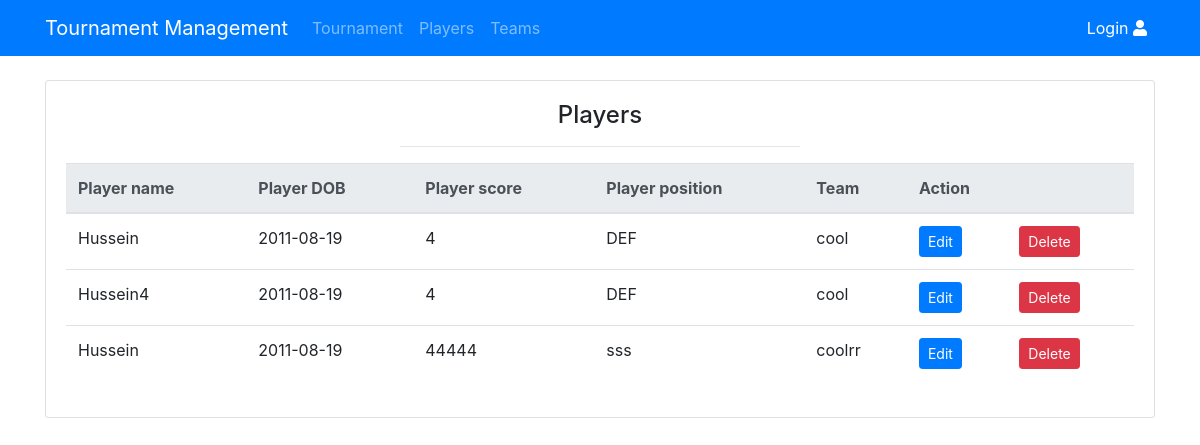
The app's page /view/pview.php with its own data.
### tables this page shows
CREATE TABLE `player` (
  `player_id` int(11) NOT NULL,
  `team_id` int(11) NOT NULL,
  `player_position` varchar(255) NOT NULL,
  `player_score` int(11) NOT NULL,
  `player_dob` date NOT NULL,
  `player_name` varchar(255) NOT NULL
);

CREATE TABLE `team` (
  `team_id` int(11) NOT NULL,
  `team_phone` int(11) NOT NULL,
  `team_name` varchar(255) NOT NULL,
  `tournament_id` int(11) NOT NULL
);

### view/pview.php (the view, shortened to what this page needs)
<?php  include('../server.php'); ?>
<?php  include('header.php'); ?>
<!DOCTYPE html>
<html>
<head>
    <link rel="stylesheet" href="https://stackpath.bootstrapcdn.com/bootstrap/4.3.1/css/bootstrap.min.css">
    <link rel="stylesheet" href="https://use.fontawesome.com/releases/v5.6.3/css/all.css">
</head>
<body>
    <div class="container mt-4 mb-4">
        <div class="row  justify-content-center">
            <div class="col-lg-12">
        <div class="card">
            <article class="card-body">
                <h4 class="card-title text-center">Players</h4>
                <hr>
                <form method="post" action="../server.php" >
                <?php $results = mysqli_query($db, "SELECT * FROM player"); ?>
                <table class="table">
                    <thead class="thead-light">
                        <tr>
                            <th scope="col">Player name</th>
                            <th scope="col">Player DOB</th>
                            <th scope="col">Player score</th>
                            <th scope="col">Player position</th>
                            <th scope="col">Team</th>
                            <th scope="col" colspan="2">Action</th>
                        </tr>
                    </thead>
                    <tbody>
                    <?php global $update; if ($update == true): ?>
                    <?php while ($row = mysqli_fetch_array($results)) { $pid = $row['player_id']; ?>
                    <input type="hidden" name="pid" value="<?php echo $pid; ?>">
                    <tr>
                    <td><input class="form-control" type="text" value = '<?php echo $row['player_name']; ?>' name="player_name"></td>
                    <td><input class="form-control" type="text" value = '<?php echo $row['player_dob']; ?>' name="player_dob"></td>
                    <td><input class="form-control" type="text" value = '<?php echo $row['player_score']; ?>' name="player_score"></td>
                    <td><input class="form-control" type="text" value = '<?php echo $row['player_position']; ?>' name="player_position"></td>
                    <?php $team_id_v = $row['team_id']; ?>
                    <?php $query = 'SELECT team_name,team_id FROM team WHERE team_id="'.$team_id_v.'"';
                    $team_name = mysqli_query($db, $query);
                    while ($row1 = $team_name->fetch_assoc()) {
                        $team_id_value =  $row1['team_id'];
                        $team_name_value =  $row1['team_name'];
                    }
                    ?>
                    <td><select name = "tname" class="form-control"><?php echo "<option value ='$team_id_value'>$team_name_value</option>"; ?>
                    <?php $query = 'SELECT team_name,team_id FROM team';
                                    $team_id = mysqli_query($db, $query);
                                    while ($row1 = $team_id->fetch_assoc()) {
                                        $team_name_value =  $row1['team_name'];
                                        $team_id_value =  $row1['team_id'];
                                        echo "<option value ='$team_id_value'>$team_name_value</option>";
                                    }?>
                    </select> </td>
                    <td>
                        <button class="btn btn-warning btn-sm" type="submit" name="updatep">Update</button>
                    </td>
                        </tr>
                    <?php } ?>
                    <?php else: ?>
                    <?php while ($row = mysqli_fetch_array($results)) { ?>
                        <tr>
                            <td><?php echo $row['player_name']; ?></td>
                            <td><?php echo $row['player_dob']; ?></td>
                            <td><?php echo $row['player_score']; ?></td>
                            <td><?php echo $row['player_position']; ?></td>
                            <?php $team_id_v = $row['team_id']; ?>
                    <?php $query = 'SELECT team_name FROM team WHERE team_id="'.$team_id_v.'"';
                    $team_name = mysqli_query($db, $query);
                    while ($row1 = $team_name->fetch_assoc()) {
                        $team_name_value =  $row1['team_name'];
                    }
                    ?>
                            <td><?php echo $team_name_value; ?></td>
                            <td>
                                <a href="pview.php?editp=<?php echo $row['player_id']; ?>" class="btn btn-primary btn-sm" >Edit</a>
                            </td>
                            <td>
                                <a href="../server.php?delp=<?php echo $row['player_id']; ?>" class="btn btn-danger btn-sm">Delete</a>
                            </td>
                        </tr>
                    <?php } ?>
                    <?php endif ?>
                    </form>
        </div>
            </div>
        </div>
    </div>
</body>
</html>

### style.css (style rules this page uses)
body { background: url(img/bg.jpg); background-size: cover; background-position: center; color: white; }
html { height: 100%; }
hr { width: 400px; border-top: 1px solid #f8f8f8; border-bottom: 1px solid rgba(0,0,0,0.2) }

### records on screen
player: player_name "Hussein", player_dob "2011-08-19", player_score "4", player_position "DEF", team.team_name "cool"
player: player_name "Hussein4", player_dob "2011-08-19", player_score "4", player_position "DEF", team.team_name "cool"
player: player_name "Hussein", player_dob "2011-08-19", player_score "44444", player_position "sss", team.team_name "coolrr"
